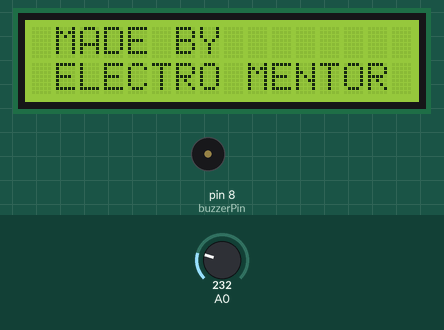
Simulated run of this sketch. Board: Arduino Uno, built with avr-gcc and run on an emulated ATmega328P. Shown: 16×2 character LCD, buzzer (waves = sounding, pin HIGH). The test bench sets the inputs (shaded band); at power-on: A0 = 232.

Above: at 0.5 s.
At 2.3 s:
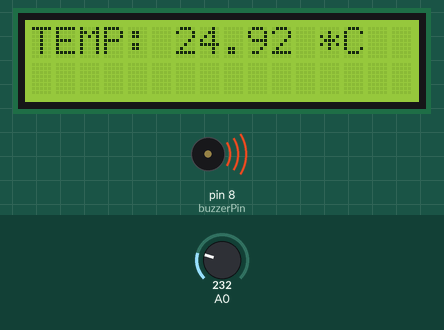
2.4 s: A0 set to 254
At 3.0 s:
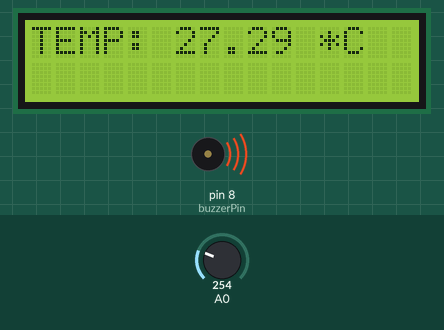
5.4 s: A0 set to 269
At 6.1 s:
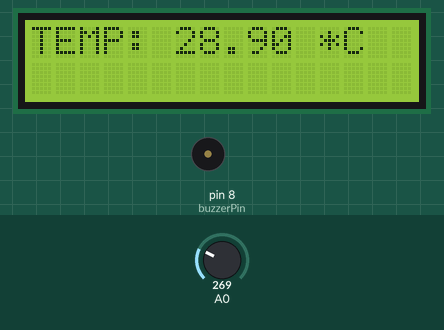
8.2 s: A0 set to 250
At 8.6 s:
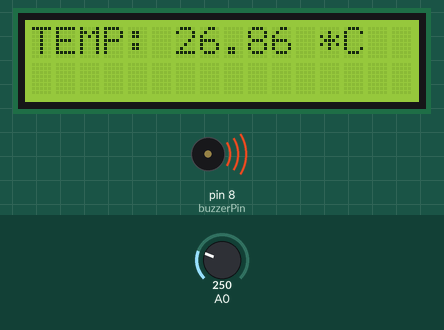
Timing chart, 0 to 11.2 s (numbered marks = the images above; inputs shaded):
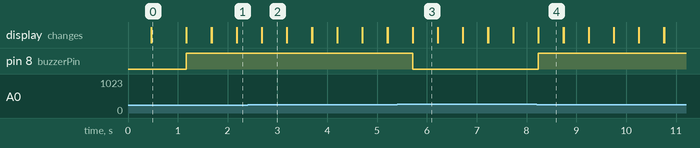

The sketch:

sketch_may23c.ino
```cpp
#include "LiquidCrystal.h"

const int rs = 2, en = 3, d4 = 4, d5 = 5, d6 = 6, d7 = 7;
LiquidCrystal lcd(rs, en, d4, d5, d6, d7);
float temp;  // to include LM35 sensor
const int buzzerPin = 8;  // Define the pin for the buzzer

void setup() {
  Serial.begin(9600);
  analogReference(INTERNAL);
  lcd.begin(16, 2);  // the codes written here are to run the program once
  lcd.setCursor(0, 0);
  lcd.print(" MADE BY   ");
  lcd.setCursor(0, 1);
  delay(400);
  lcd.print(" ELECTRO MENTOR  ");
  delay(700);
  lcd.clear();  // Let system settle

  pinMode(buzzerPin, OUTPUT);  // Set the buzzer pin as an output
  digitalWrite(buzzerPin, LOW);  // Ensure the buzzer is off initially
}

void loop() {
  temp = analogRead(A0);  // Read the analog value from pin A0
  temp = temp * (1100.0 / 1024.0) / 10.0;  // Convert the analog value to temperature in Celsius

  lcd.setCursor(0, 0);  // Set cursor to the first row, first column
  lcd.print("TEMP: ");
  lcd.print(temp);
  lcd.print(" *C");

  // Check if temperature is outside the range of 28-32°C
  if (temp < 28 || temp > 32) {
    digitalWrite(buzzerPin, HIGH);  // Turn on the buzzer
  } else {
    digitalWrite(buzzerPin, LOW);  // Turn off the buzzer
  }

  delay(500);
  lcd.clear();  // Let system settle
}
```

Measured:
- the behaviour switches between 260 and 261 on A0 (found by bisection; images 2 and 3)
- after the input at 2.4 s, the display: first differs from a run without the input after 0.29 s (image 2)
- after the input at 5.4 s, pin 8 (buzzerPin): HIGH → LOW after 0.31 s; the display: first differs from a run without the input after 0.31 s (image 3)
- after the input at 8.2 s, pin 8 (buzzerPin): LOW → HIGH at once; the display: first differs from a run without the input at once (image 4)
- what the display in image 0 shows lasts 0.7 s, from 0.5 s to 1.2 s
- what the display in image 2 shows lasts 0.5 s, from 2.7 s to 3.2 s
